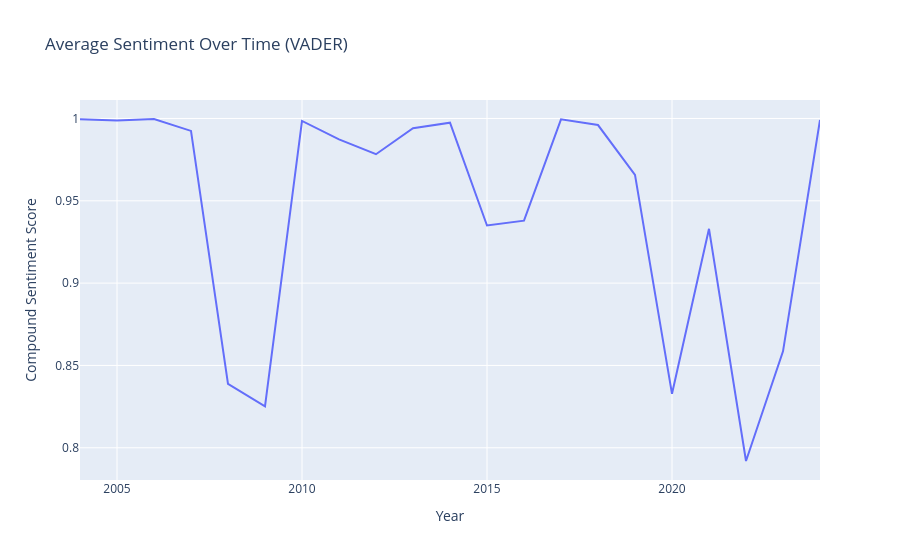

The cell this chart's notebook holds for it:
### Code cell
import plotly.express as px

fig = px.line(sentiment_over_time, x='Year', y='vader_compound',
              title='Average Sentiment Over Time (VADER)',
              labels={'vader_compound': 'Compound Sentiment Score'})
fig.show()

### Figure 1 — Plotly figure (JSON) as saved in the notebook; plotly's stock layout.template omitted (floating-point values rounded to 4 significant figures)
{"data": [{"hovertemplate": "Year=%{x}<br>Compound Sentiment Score=%{y}<extra></extra>", "legendgroup": "", "line": {"color": "#636efa", "dash": "solid"}, "marker": {"symbol": "circle"}, "mode": "lines", "name": "", "orientation": "v", "showlegend": false, "type": "scatter", "x": [2004, 2005, 2006, 2007, 2008, 2009, 2010, 2011, 2012, 2013, 2014, 2015, 2016, 2017, 2018, 2019, 2020, 2021, 2022, 2023, 2024], "xaxis": "x", "y": [0.9996, 0.9988, 0.9997, 0.9924, 0.8389, 0.8252, 0.9985, 0.9873, 0.9783, 0.994, 0.9975, 0.935, 0.9379, 0.9995, 0.996, 0.9657, 0.8328, 0.933, 0.792, 0.8585, 0.9991], "yaxis": "y"}], "layout": {"legend": {"tracegroupgap": 0}, "title": {"text": "Average Sentiment Over Time (VADER)"}, "xaxis": {"anchor": "y", "domain": [0, 1], "title": {"text": "Year"}}, "yaxis": {"anchor": "x", "domain": [0, 1], "title": {"text": "Compound Sentiment Score"}}}}
